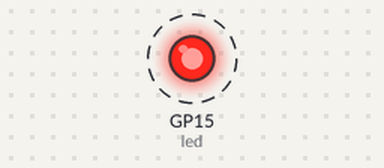
Recording of a program running on a simulated Raspberry Pi Pico running MicroPython. Shown: output pins drawn as LEDs (lit = HIGH). Wiring (from the project's diagram.json): red LED on GP15. Dashed ring = blinking.

Above: at 0.5 s.
Timing chart, 0 to 4.6 s (numbered marks = the images above):
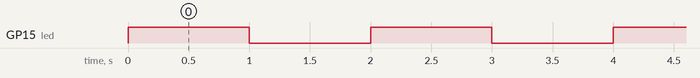

The program:

main.py
```python
# main.py
# Tehtävä 1 – MicroPython LED vilkutus
# Author: Student
# Date: 2025-10-06

from machine import Pin
from time import sleep

led = Pin(15, Pin.OUT)  # GPIO15

while True:
    led.value(1)
    sleep(1)
    led.value(0)
    sleep(1)
```

Measured:
- by itself, GP15 (led): alternates HIGH for 1.0 s and LOW for 1.0 s
